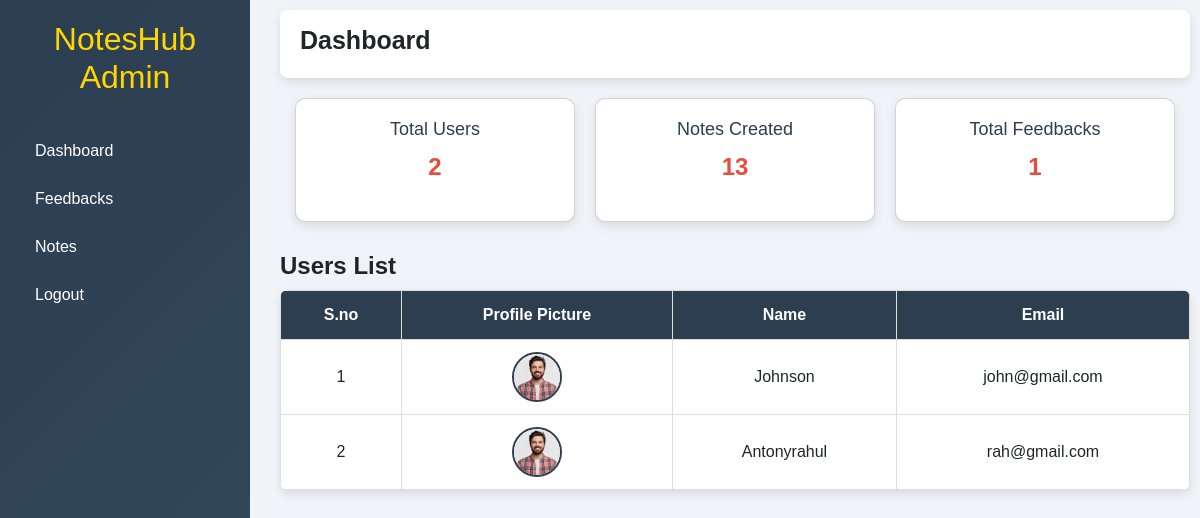
Page /admin/dashboard.php (signed in) on the committed database.
### tables this page shows
CREATE TABLE `users` (
  `id` int(11) NOT NULL,
  `username` varchar(50) NOT NULL,
  `email` varchar(100) NOT NULL,
  `password` varchar(255) NOT NULL,
  `profile_picture` varchar(255) DEFAULT NULL
);

### admin/dashboard.php (the view, shortened to what this page needs)
<?php
include '../db/db.php';
$sql = "SELECT * FROM users ORDER BY id DESC";
$userCountQuery = "SELECT COUNT(*) AS total_users FROM users";
$userCountResult = mysqli_query($conn, $userCountQuery);
$userCountRow = mysqli_fetch_assoc($userCountResult);
$totalUsers = $userCountRow['total_users'];
$notesCountQuery = "SELECT COUNT(*) AS total_notes FROM notes";
$notesCountResult = mysqli_query($conn, $notesCountQuery);
$notesCountRow = mysqli_fetch_assoc($notesCountResult);
$totalNotes = $notesCountRow['total_notes'];
$fbCountQuery = "SELECT COUNT(*) AS total_feedbacks FROM feedbacks";
$fbCountResult = mysqli_query($conn, $fbCountQuery);
$fbCountRow = mysqli_fetch_assoc($fbCountResult);
$totalfb = $fbCountRow['total_feedbacks'];
$result = mysqli_query($conn, $sql);
?>
<!DOCTYPE html>
<html lang="en">
<head>
    <link rel="stylesheet" href="https://cdn.jsdelivr.net/npm/bootstrap@5.3.0/dist/css/bootstrap.min.css">
</head>
<body>
    <div class="sidebar">
        <h2>NotesHub Admin</h2>
        <a href="./dashboard.php">Dashboard</a>
        <a href="./feedback.php">Feedbacks</a>
        <a href="./notespage.php">Notes</a>
        <a href="./logout.php">Logout</a>
    </div>
    <div class="main-content">
        <div class="dashboard-header">
            <h2>Dashboard</h2>
        </div>
        <div class="cards">
            <div class="card">
                <h4>Total Users</h4>
                <p><?php echo $totalUsers; ?></p>
            </div>
            <div class="card">
                <h4>Notes Created</h4>
                <p><?php echo $totalNotes; ?></p>
            </div>
            <div class="card">
                <h4>Total Feedbacks</h4>
                <p><?php echo $totalfb; ?></p>
            </div>
        </div>
        <div class="users-list">
            <h4>Users List</h4>
            <table>
                <thead>
                <tr>
                        <th>S.no</th>
                        <th>Profile Picture</th>
                        <th>Name</th>
                        <th>Email</th>
                    </tr>
                </thead>
                <tbody>
                    <?php
                    if ($result->num_rows > 0) {
                        $serial = 1;
                        while ($row = $result->fetch_assoc()) {
                            echo "<tr>";
                            echo "<td>" . $serial++ . "</td>";
                            echo "<td><img src='../userpannel/" . htmlspecialchars($row['profile_picture']) . "' class='profile-img' alt='Profile'></td>";
                            echo "<td>" . htmlspecialchars($row['username']) . "</td>";
                            echo "<td>" . htmlspecialchars($row['email']) . "</td>";
                            echo "</tr>";
                        }
                    } else {
                        echo "<tr><td colspan='4'>No users found</td></tr>";
                    }
                    ?>
                </tbody>
            </table>
        </div>
    </div>
</body>
</html>

### admin/dashboard.php (style rules this page uses)
body { margin: 0; font-family: 'Arial', sans-serif; display: flex; background-color: #f0f4f8; overflow-x: hidden; }
.sidebar { width: 250px; height: 100vh; background: linear-gradient(135deg, #2c3e50, #34495e); color: white; padding: 20px; display: flex; flex-direction: column; position: fixed; left: 0; top: 0; }
.sidebar h2 { text-align: center; margin-bottom: 30px; color: #ffd700; }
.sidebar a { text-decoration: none; color: white; padding: 12px 15px; display: block; border-radius: 5px; transition: 0.3s; }
.main-content { margin-left: 270px; padding: 10px; flex-grow: 1; min-height: 100vh; }
.dashboard-header { display: flex; justify-content: space-between; background: white; padding: 15px 20px; border-radius: 8px; box-shadow: 0px 4px 10px rgba(0, 0, 0, 0.1); margin-bottom: 20px; }
.dashboard-header h2 { font-size: 25px; font-weight: bold; }
.cards { display: flex; gap: 20px; margin-top: 20px; flex-wrap: wrap; justify-content: center; }
.card { background: white; padding: 20px; border-radius: 10px; box-shadow: 0px 4px 10px rgba(0, 0, 0, 0.1); width: 280px; text-align: center; justify-content: center; transition: 0.3s; }
.card h4 { color: #2c3e50; font-size: 18px; }
.card p { font-size: 24px; font-weight: bold; color: #e74c3c; }
.users-list { margin-top: 30px; }
.users-list h4 { font-weight: bold; }
table { width: 100%; border-collapse: collapse; margin-top: 10px; background: white; border-radius: 8px; overflow: hidden; box-shadow: 0px 4px 10px rgba(0, 0, 0, 0.1); }
table th, table td { border: 1px solid #ddd; padding: 12px; text-align: center; vertical-align: middle; }
table th { background: #2c3e50; color: white; }
.profile-img { width: 50px; height: 50px; border-radius: 50%; object-fit: cover; border: 2px solid #2c3e50; }

### rows in the picture
users: profile_picture (picture), username "Johnson", email "john@gmail.com"
users: profile_picture (picture), username "Antonyrahul", email "rah@gmail.com"

### other values in the picture
$totalUsers "2"
$totalNotes "13"
$totalfb "1"
